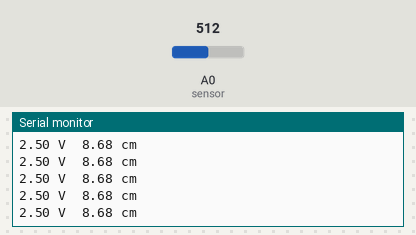
Simulated run of this sketch. Board: Arduino Uno, built with avr-gcc and run on an emulated ATmega328P. Parts: the last lines printed to the serial monitor. The inputs (shaded band) are chosen by the test bench; at power-on: A0 (sensor) = 512.

Above: at 4.6 s.
4.7 s: A0 (sensor) set to 433
At 5.8 s:
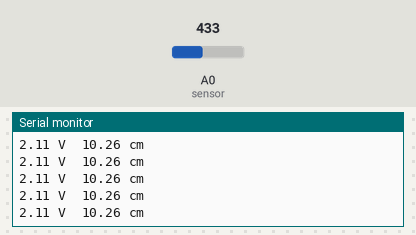
7.7 s: A0 (sensor) set to 451
At 8.7 s:
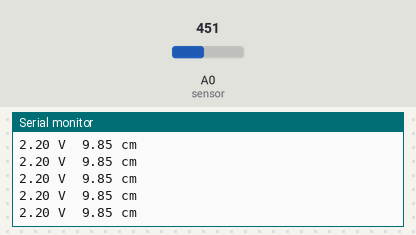
Timing chart, 0 to 10.7 s (numbered marks = the images above; inputs shaded):
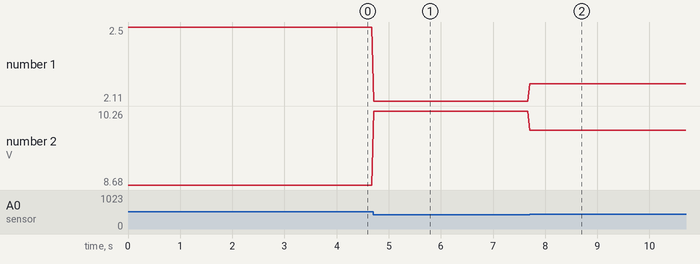

Measured:
- after the input at 4.7 s, the serial monitor: prints a new line at once (image 1)
- after the input at 7.7 s, the serial monitor: prints a new line at once (image 2)
- plotted number 1: 2.5 → 2.11 after the input at 4.7 s, 2.11 → 2.2 after the input at 7.7 s
- plotted number 2: 8.68 → 10.26 after the input at 4.7 s, 10.26 → 9.85 after the input at 7.7 s

The sketch:

IRSensorReader.ino
```cpp
/*
  Sharp GP2xx IR ranger reader
  Context: Arduino

  Reads the value from a Sharp GP2Y0A21 IR ranger and sends
  it out serially.
*/
void setup() {
  Serial.begin(9600); // initialize serial communications
}

void loop() {
  int sensorValue = analogRead(A0); // read the sensor value
  // convert to a voltage:
  float voltage = sensorValue * (5.0 / 1024.0);
  // calculate the distance:
  float distance = 21.7 / voltage;
  Serial.print(voltage);
  Serial.print(" V\t");
  Serial.print(distance);
  Serial.println(" cm");
  // wait 39 milliseconds before the next reading
  delay(39);
}
```
